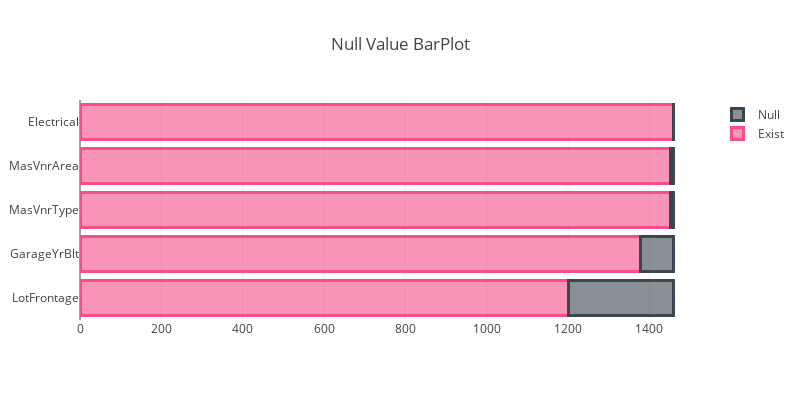

Write notebook code for a chart like this one.
### Markdown cell above
## 1. Imputation & Outlier Remedy

#### 1.1. Imputation

### Code cell
print('Step1. Find Null Varialbes')
#print('Null Variables :' ,list(df_train.isnull().sum()[df_train.isnull().sum() != 0].index))

nullIndex = df_train.isnull().any().index[df_train.isnull().any()]
nullTrain = df_train.loc[:, nullIndex].copy()
for col in nullTrain.columns:
    nullPos = nullTrain[col].isnull()
    nullTrain.loc[~nullPos, col] = 'Exist'
    nullTrain.loc[nullPos, col] = 'Null'

nullTrain = nullTrain.apply(lambda x: pd.Series.value_counts(x)).T
nullTrain = nullTrain.sort_values('Exist')

trace1 = go.Bar(
    x = nullTrain['Exist'],
    y = nullTrain.index,
    name = 'Exist',
    orientation = 'h',
    marker = dict(
        color = 'rgba(246, 78, 139, 0.6)',
        line = dict(
            color = 'rgba(246, 78, 139, 1.0)',
            width = 3)
    )
)
trace2 = go.Bar(
    x = nullTrain['Null'],
    y = nullTrain.index,
    name = 'Null',
    orientation = 'h',
    marker = dict(
        color = 'rgba(58, 71, 80, 0.6)',
        line = dict(
            color = 'rgba(58, 71, 80, 1.0)',
            width = 3)
    )
)


data = [trace1, trace2]
layout1 = go.Layout(
    width = 800,
    height = 400,
    barmode = 'stack',
    title = 'Null Value BarPlot'
    )
fig = go.Figure(data = data, layout = layout1)


#print((df_train.isnull().sum()[df_train.isnull().sum() != 0]) / df_train.shape[0])
#print('')
py.iplot(fig)
indexList = df_train.index
print('Number of Missing Index Sum (MaxVnrType, MasVnrARea, Electrical) : ', sum(indexList[df_train[['MasVnrType', 'MasVnrArea', 'Electrical']].isnull().sum(axis=1)]))
df_train = df_train.loc[df_train[['Electrical', 'MasVnrArea', 'MasVnrType']].isnull().sum(axis=1) == 0, :]

print('Correlation Between GarageYrBlt and YearBlt: ', df_train[['GarageYrBlt', 'YearBuilt']].corr().loc['GarageYrBlt', 'YearBuilt'].round(2))
val = round(max(df_train.corr().loc['LotFrontage', :].drop('LotFrontage')),2)
print('Max Correlation of LotFrontage : ', val)
print('-- Linear Imputation : LotFrontage-- ')
from sklearn import linear_model
dfImpute = df_train.loc[:, ['1stFlrSF', 'LotArea', 'LotFrontage']].copy()
testIx = dfImpute.loc[:,'LotFrontage'].isnull()
dfTrain = dfImpute.loc[~testIx, :]
dfTest = dfImpute.loc[testIx, :]
lr = linear_model.LinearRegression()
lr.fit(dfTrain.loc[:, ['1stFlrSF', 'LotArea', 'LotArea']], dfTrain.loc[:, 'LotFrontage'])
lrImpute = lr.predict(dfTest.loc[:, ['1stFlrSF', 'LotArea', 'LotArea']])

### Figure 1 — Plotly figure (JSON) as saved in the notebook; plotly's stock layout.template omitted (floating-point values rounded to 4 significant figures)
{"data": [{"marker": {"color": "rgba(246, 78, 139, 0.6)", "line": {"color": "rgba(246, 78, 139, 1.0)", "width": 3}}, "name": "Exist", "orientation": "h", "type": "bar", "x": [1201, 1379, 1452, 1452, 1459], "y": ["LotFrontage", "GarageYrBlt", "MasVnrType", "MasVnrArea", "Electrical"]}, {"marker": {"color": "rgba(58, 71, 80, 0.6)", "line": {"color": "rgba(58, 71, 80, 1.0)", "width": 3}}, "name": "Null", "orientation": "h", "type": "bar", "x": [259, 81, 8, 8, 1], "y": ["LotFrontage", "GarageYrBlt", "MasVnrType", "MasVnrArea", "Electrical"]}], "layout": {"barmode": "stack", "height": 400, "title": "Null Value BarPlot", "width": 800}}
